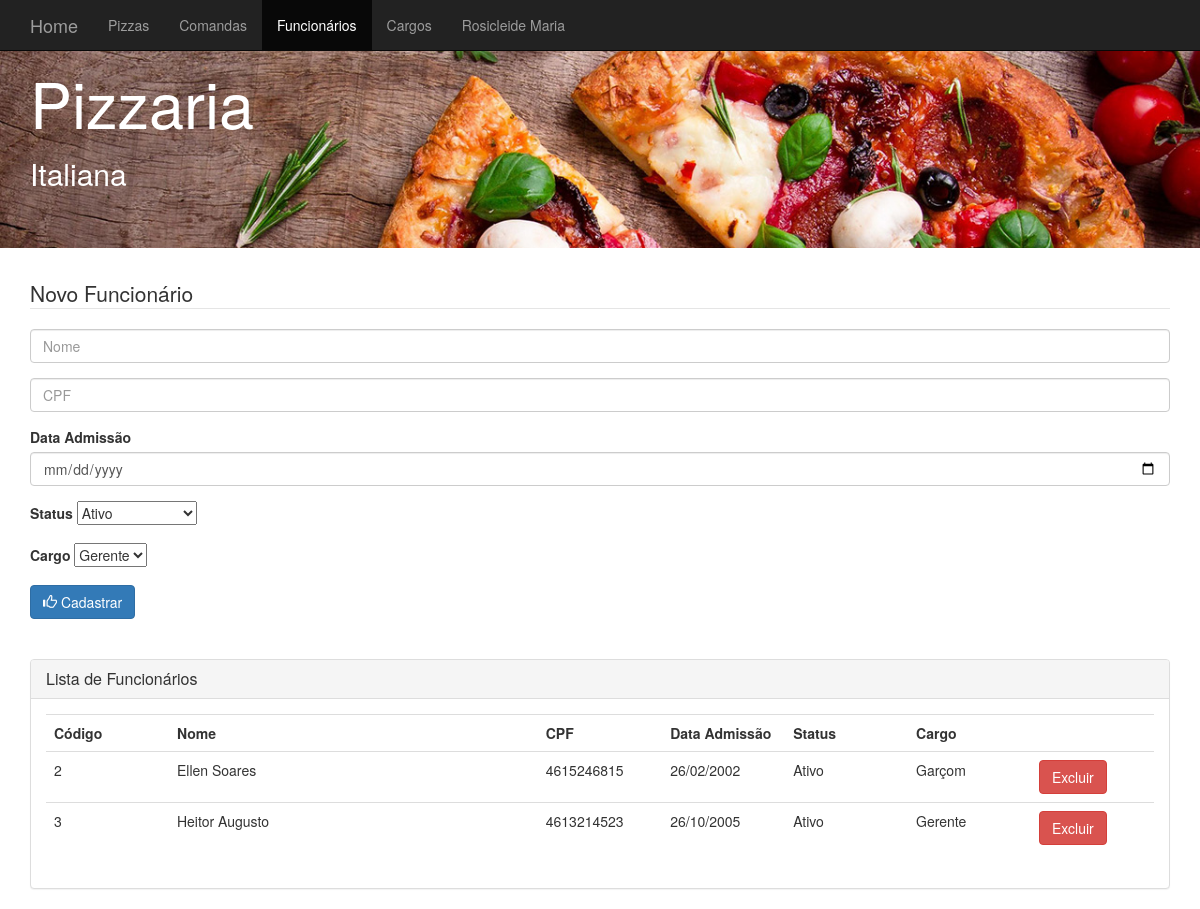
The page /view/view_funcionario.php on the database its author committed.
### tables this page shows
CREATE TABLE IF NOT EXISTS `funcionario` (
  `codigo` int(11) NOT NULL AUTO_INCREMENT,
  `nome` varchar(45) NOT NULL,
  `cpf` varchar(45) NOT NULL,
  `dataAdmissao` datetime NOT NULL,
  `status` varchar(45) NOT NULL,
  `codigoCargo` int(11) NOT NULL,
  PRIMARY KEY (`codigo`)
);

CREATE TABLE IF NOT EXISTS `cargo` (
  `codigo` int(11) NOT NULL AUTO_INCREMENT,
  `nome` varchar(45) NOT NULL,
  `descricao` varchar(100) NOT NULL,
  `salarioBase` float NOT NULL,
  PRIMARY KEY (`codigo`)
);

### model/class_cargo.php (called while the page is built, shortened)
<?php
   class Cargo{
   		private $codigo;
		private $nome;
		public function __construct($codigo=0, $nome="", $descricao="", $salarioBase=0){
			$this->codigo = $codigo;
			$this->nome = $nome;
		}
		public function getCodigo(){
			return $this->codigo;
		}
		public function getNome(){
			return $this->nome;
		}
   }
?>

### persistence/dao_cargo.php (called while the page is built, shortened)
<?php
    require_once 'conexao.php';
	require_once '../model/class_cargo.php';
	class DAOCargo{
		private $conexao;
		public function __construct(){
			$this->conexao = new Conexao();
		}
		public function listarCargos(){
			$lista = $this->conexao->executarQuery("SELECT * FROM cargo");
			$arrayCargos = array();
			while ($linha = mysqli_fetch_array($lista)) {
				$cargo = new Cargo($linha['codigo'],$linha['nome'],$linha['descricao'],$linha['salarioBase']);
				array_push($arrayCargos,$cargo);
			}
			return $arrayCargos;
		}
	}
?>

### persistence/conexao.php (called while the page is built)
<?php
    class Conexao{
    	private $host;
		private $usuario;
		private $senha;
		private $banco;
		private $conexao;
		 function __construct(){
			$this->host = "localhost";
			$this->usuario = "root";
			$this->senha = "";
			$this->banco = "pizzaria";
		}
		public function conectar(){
			$this->conexao = mysqli_connect($this->host, $this->usuario, $this->senha, $this->banco);
			if(mysqli_connect_errno($this->conexao)){
				return false;
			}else{
				mysqli_query($this->conexao, "SET NAMES 'utf8';");
				return true;
			}
		}
		public function executarQuery($sql){
			return mysqli_query($this->conexao, $sql);
		}
    }
?>

### model/class_funcionario.php (called while the page is built, shortened)
<?php
   class Funcionario{
   		private $codigo;
		private $nome;
		private $cpf;
		private $dataAdmissao;
		private $status;
		private $cargo;
		public function __construct($codigo=0, $nome="", $cpf="", $dataAdmissao="", $status="", $cargo=""){
			$this->codigo = $codigo;
			$this->nome = $nome;
			$this->cpf = $cpf;
			$this->dataAdmissao = $dataAdmissao;
			$this->status = $status;
			$this->cargo = $cargo;
		}
		public function getCodigo(){
			return $this->codigo;
		}
		public function getNome(){
			return $this->nome;
		}
		public function getCpf(){
			return $this->cpf;
		}
		public function getDataAdmissao(){
			return $this->dataAdmissao;
		}
		public function getStatus(){
			return $this->status;
		}
		public function getCargo(){
			return $this->cargo;
		}
   }
?>

### persistence/dao_funcionario.php (called while the page is built, shortened)
<?php
    require_once 'conexao.php';
	require_once '../model/class_funcionario.php';
	require_once '../model/class_cargo.php';
	class DAOFuncionario{
		private $conexao;
		public function __construct(){
			$this->conexao = new Conexao();
		}
		public function listarFuncionarios(){
			$lista = $this->conexao->executarQuery("SELECT f.codigo as codigofuncionario, f.nome as nomefuncionario, f.cpf, f.dataadmissao, f.status,
														c.codigo as codigocargo, c.nome as nomecargo, c.descricao, c.salariobase
 														FROM funcionario f, cargo c WHERE f.codigocargo = c.codigo");
			$arrayFuncionarios = array();
			while ($linha = mysqli_fetch_array($lista)) {
				$cargo = new Cargo($linha['codigocargo'], $linha['nomecargo'], $linha['descricao'], $linha['salariobase']);
				$funcionario = new Funcionario($linha['codigofuncionario'],$linha['nomefuncionario'],$linha['cpf'],
									$linha['dataadmissao'],$linha['status'], $cargo);
				array_push($arrayFuncionarios,$funcionario);
			}
			return $arrayFuncionarios;
		}
	}
?>

### view/view_funcionario.php (the view, shortened to what this page needs)
<?php
	require_once '../persistence/dao_funcionario.php';
	require_once '../persistence/dao_cargo.php';
	$daoFuncionario = new DAOFuncionario();
	$listaFuncionarios = $daoFuncionario->listarFuncionarios();
	$daoCargo = new DAOCargo();
	$listaCargos = $daoCargo->listarCargos();
?>
<!DOCTYPE html>
<html lang="pt-br">
  <head>
    <link href="bootstrap/css/bootstrap.min.css" rel="stylesheet">
  </head>
  <body>
 	<nav class="navbar navbar-fixed-top navbar-inverse">
      <div class="container">
        <div class="navbar-header">
          	<a class="navbar-brand" href="index.php">Home</a>
        </div>
        <div id="navbar" class="navbar-collapse collapse" aria-expanded="false" style="height: 1px;">
          <ul class="nav navbar-nav">
            <li><a href="view_pizza.php">Pizzas</a></li>
            <li><a href="view_comanda.php">Comandas</a></li>
            <li class="active"><a href="view_funcionario.php">Funcionários</a></li>
            <li><a href="view_cargo.php">Cargos</a></li>
            <li><a href="view_rosicleidemaria.php">Rosicleide Maria</a></li>
          </ul>
        </div>
      </div>
    </nav>
<div class="jumbotron" style="background-image:url('pizzaBanner.jpg'); color: #FFFFFF; background-size: 100%;">
  	<div class="container">
		<h1>Pizzaria</h1>
		<h2>Italiana</h2>
	</div>
</div>
<div class="container">
	<form action="../controller/incluir_funcionario.php" method="post">
		<fieldset>
	  		<legend>Novo Funcionário</legend>
	  		<div class="form-group">
	    			<input type="text" class="form-control" id="nome" name="nome" placeholder="Nome">
	  		</div>
	  		<div class="form-group">
	    			<input type="text" class="form-control" id="cpf" name="cpf" placeholder="CPF">
	  		</div>
	  		<label>Data Admissão</label>
		  		<div class="form-group">
		    			<input type="date" class="form-control" id="dataAdmissao" name="dataAdmissao">
		  		</div>
		  	<div class="form-group">
	  			<label>Status</label>
			    <select name="status">
					  <option value="Ativo">Ativo</option>
				</select>
			</div>
			<div class="form-group">
		  			<label>Cargo</label>
				    <select name="codigoCargo">
				    	<?php
				    		while ($objetoCargo = array_shift($listaCargos)) {
				    	?>
						  <option value="<?php echo $objetoCargo->getCodigo(); ?>">  <?php echo $objetoCargo->getNome(); ?>  </option>
						 <?php
						}
						 ?>
					</select>
				</div>
	  		<button type="submit" class="btn btn-primary">
	  				<span class="glyphicon glyphicon-thumbs-up"></span>
	  				Cadastrar
			</button>
		</fieldset>
	</form>
</div>
<div class="container">
 	<br /> <br />
</div>
<div class="container">
  <div class="panel panel-default">
  		<div class="panel-heading">
    		<h2 class="panel-title">Lista de Funcionários</h2>
 	 	</div>
		<div class="panel-body">
  			<table class="table table-hover">
  				<tr>
  						<th>Código</th>
  						<th>Nome</th>
  						<th>CPF</th>
  						<th>Data Admissão</th>
  						<th>Status</th>
  						<th>Cargo</th>
  						<th></th>
  				</tr>
  				<?php
  					while ($objetoFuncionario = array_shift($listaFuncionarios)) {
  				?>
    				<tr>
    					<td class="col-md-1"><?php echo $objetoFuncionario->getCodigo(); ?></td>
    					<td class="col-md-3"><?php echo $objetoFuncionario->getNome(); ?></td>
    					<td class="col-md-1"><?php echo $objetoFuncionario->getCpf(); ?></td>
    					<td class="col-md-1"><?php echo date('d/m/Y',  strtotime($objetoFuncionario->getDataAdmissao())); ?></td>
    					<td class="col-md-1"><?php echo $objetoFuncionario->getStatus();?></td>
    					<td class="col-md-1"><?php echo $objetoFuncionario->getCargo()->getNome();?></td>
    					<td class="col-md-1">
    						<a class="btn btn-danger" href="../controller/excluir_funcionario.php?codigo=<?= $objetoFuncionario->getCodigo(); ?>" role="button">Excluir</a>
    					</td>
    				</tr>
    			<?php
					}
    			?>
    			</table>
 		</div>
	</div>
</div>
    </body>
</html>

### rows shown on the page
funcionario: codigo "2", nome "Ellen Soares", cpf "4615246815", dataAdmissao "26/02/2002", status "Ativo", cargo.nome "Garçom"
funcionario: codigo "3", nome "Heitor Augusto", cpf "4613214523", dataAdmissao "26/10/2005", status "Ativo", cargo.nome "Gerente"

### other values the page prints
form field codigoCargo "Gerente"
